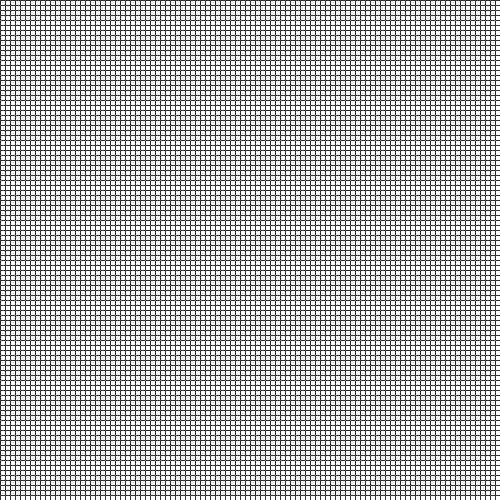
Frame 1 (no input)
Frame 60 (the mouse pressed at the canvas centre just before this capture): identical to frame 1, image omitted
Frame 120 (the mouse held since frame 60 and released just before this capture): identical to frame 1, image omitted

The Processing sketch that drew this single still picture (run headless with seeded random() and noise(); from frame 60 on, the mouse is pressed at the canvas centre):

// Processing sketch: processing_61335
// ── processing_61335.pde

void setup() {
  size ( 500, 500);
  smooth();
  
    
}
void draw() {
 background(0);
noCursor();
  for(int i = 0; i < width; i = i + 5) {
    for(int j = 0; j < height; j = j + 5){

 fill (255);
 stroke(50);
      rect(i, j, 50, 50);
    }
  }
}
